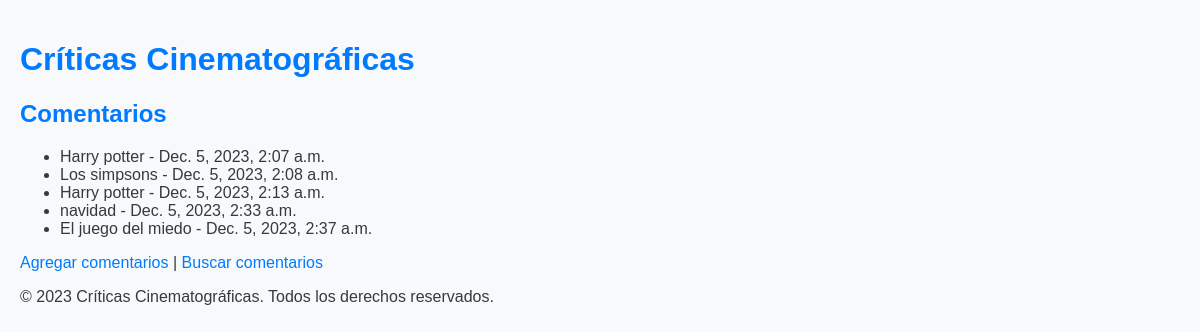
The app's page /listar/ with its own data.
### blog/models.py (models this page shows)
class Entrada(models.Model):
    titulo = models.CharField(max_length=200)
    contenido = models.TextField()
    fecha_publicacion = models.DateTimeField(auto_now_add=True)

### blog/views.py (the view)
# urls.py: path('listar/', listar_entradas, name='listar_entradas'),
def listar_entradas(request):
    entradas = Entrada.objects.all()
    return render(request, 'blog/listar_entradas.html', {'entradas': entradas})

### blog/templates/blog/listar_entradas.html (shortened to what this page needs)
{% extends 'blog/base.html' %}
{% block content %}
    <h2>Comentarios</h2>
    <ul>
        {% for entrada in entradas %}
            <li>{{ entrada.titulo }} - {{ entrada.fecha_publicacion }}</li>
        {% endfor %}
    </ul>
    <p><a href="{% url 'agregar_entrada' %}">Agregar comentarios</a> | <a href="{% url 'buscar_entrada' %}">Buscar comentarios</a></p>
{% endblock %}

### blog/templates/blog/base.html (shortened to what this page needs)
<!DOCTYPE html>
<html lang="es">
<head>
    {% load static %}
    <link rel="stylesheet" href="{% static 'css/styles.css' %}">
</head>
<body>
    <div class="container">
        <header>
            <h1>{% block header %}Críticas Cinematográficas{% endblock %}</h1>
        </header>
        <main>
            {% block content %}{% endblock %}
        </main>
        <footer>
            <p>&copy; 2023 Críticas Cinematográficas. Todos los derechos reservados.</p>
        </footer>
    </div>
</body>
</html>

### blog/static/css/styles.css (style rules this page uses)
body { font-family: 'Arial', sans-serif; background-color: #f8f9fa; color: #343a40; margin: 0; }
.container { max-width: 1200px; margin: 0 auto; padding: 20px; box-sizing: border-box; }
h1, h2, h3 { color: #007bff; }
a { color: #007bff; text-decoration: none; transition: color 0.3s ease; }

### records on screen
Entrada: titulo "Harry potter", fecha_publicacion "Dec. 5, 2023, 2:07 a.m."
Entrada: titulo "Los simpsons", fecha_publicacion "Dec. 5, 2023, 2:08 a.m."
Entrada: titulo "Harry potter", fecha_publicacion "Dec. 5, 2023, 2:13 a.m."
Entrada: titulo "navidad", fecha_publicacion "Dec. 5, 2023, 2:33 a.m."
Entrada: titulo "El juego del miedo", fecha_publicacion "Dec. 5, 2023, 2:37 a.m."
